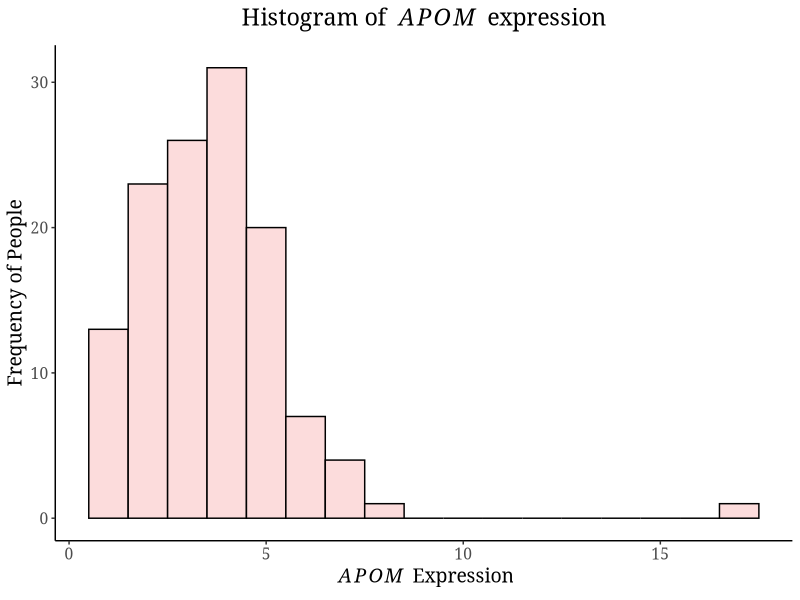
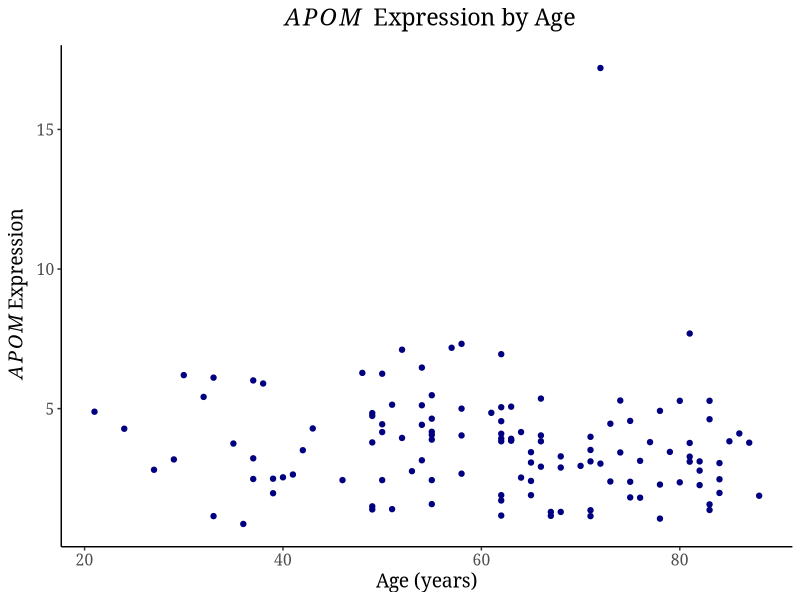
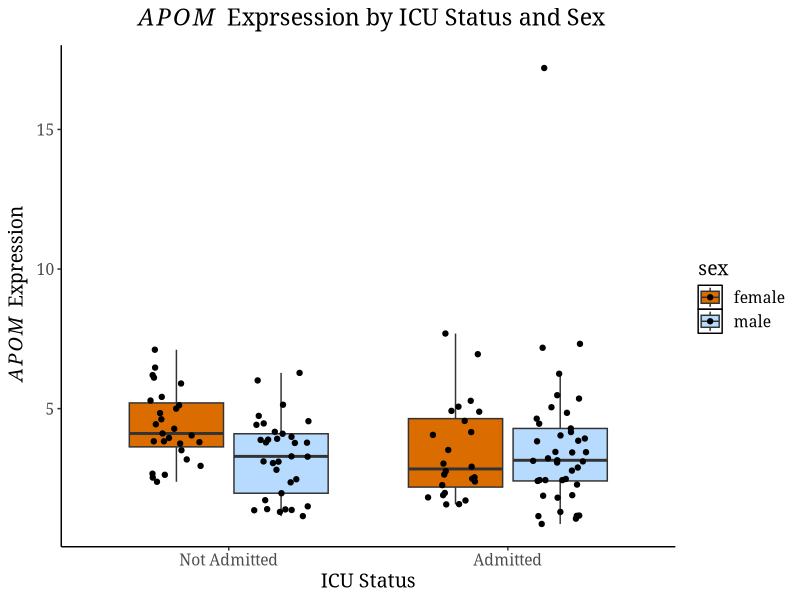
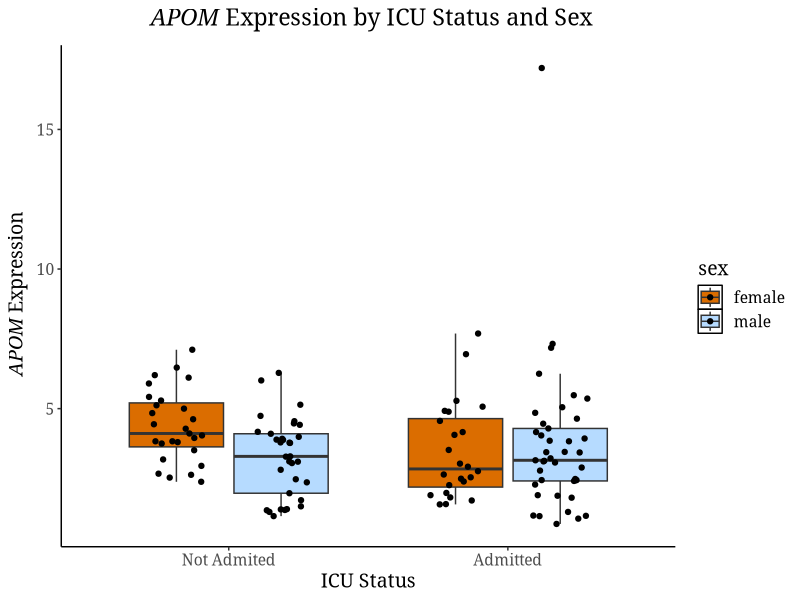
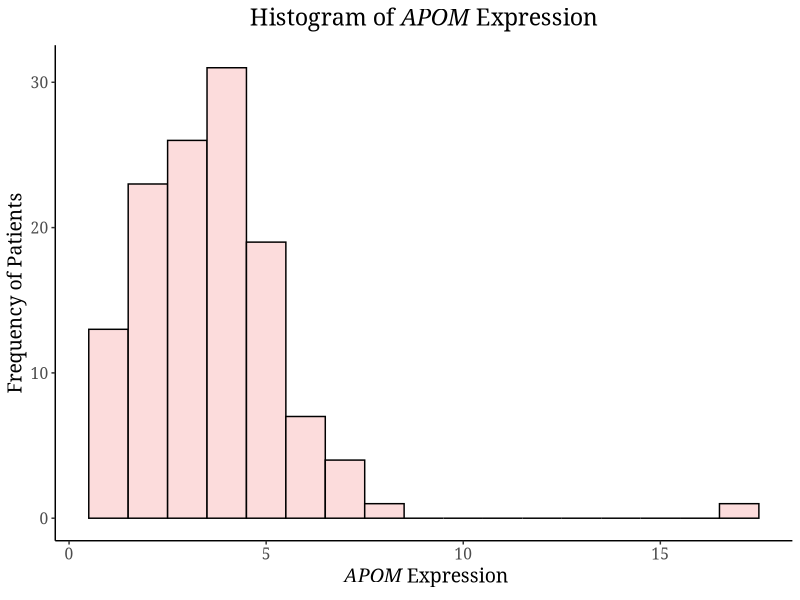
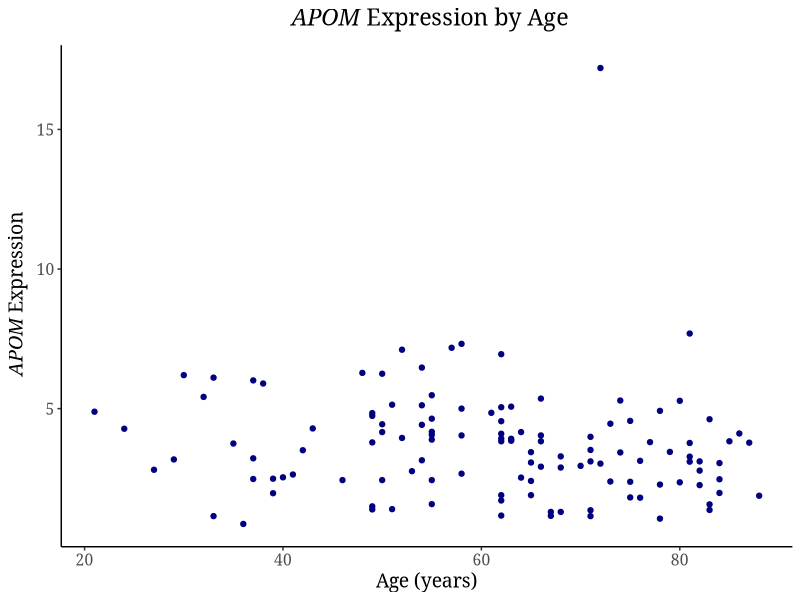
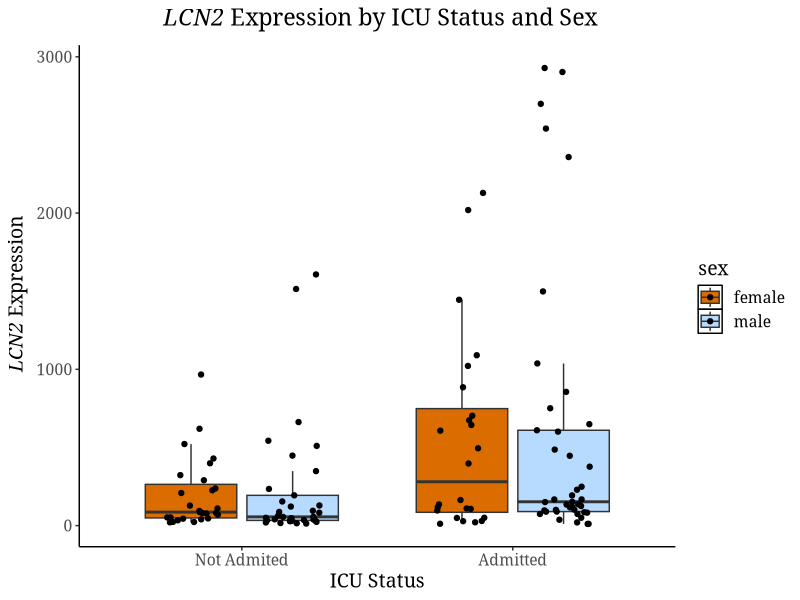
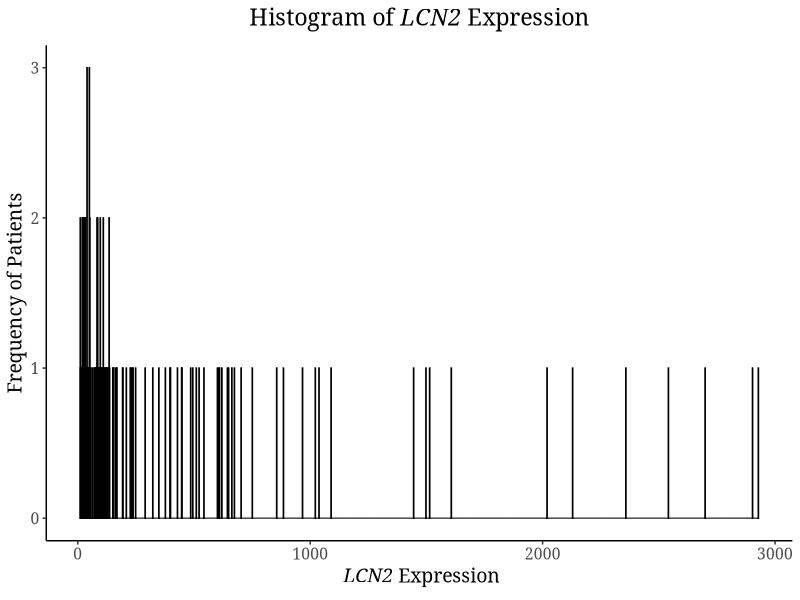

The R source for these figures, in order:
## ---- chunk 1
# set working directory to data folder
setwd("/Users/seamus/QBS_103_Project/QBS_103/QBS_103_Data")

# read in gene expression and metadata files 
gene_expression <- read.csv(file = "QBS103_finalProject_geneExpression.csv", row.names = 1)

meta_data <- read.csv(file = "QBS103_finalProject_metadata.csv", row.names = 1)

# subset APOM_expression data. 
APOM_expression <- gene_expression["APOM",]
# apply transform to make the rows into columns 
APOM_expression <- as.data.frame(t(APOM_expression))
head(APOM_expression)
## ---- chunk 2
# Link metadata to APOM gene expression data
metadata_APOM_expression <- cbind(meta_data, APOM_expression)
head(metadata_APOM_expression)
## ---- chunk 3
library(tidyverse)
myTheme <- theme(
  panel.border = element_blank(), panel.grid.major = element_blank(),
  panel.grid.minor = element_blank(), 
  # define axis
  axis.line = element_line(colour = "black", linewidth = rel(1)),
  # plot background
  plot.background = element_rect(fill = "white"),
  panel.background = element_blank(),
  legend.key = element_rect(fill = 'white'), 
  # Move legend
  legend.position = 'right',
  
  # font
  text = element_text(family = 'Georgia', size = 14 ), 
  
  # center titles
  plot.title = element_text(hjust = 0.5)
)
## ---- chunk 4
# define color pallete for APOM expression histogram
colorPalette<- c('#FCDCDC')

# plot histogram of APOM expression 
ggplot(metadata_APOM_expression, aes(x = APOM)) +
  geom_histogram(binwidth = 1, col = 'black', fill = colorPalette ) +
  ggtitle(expression("Histogram of "~italic(APOM)~ " expression")) +
  labs(x = expression(~italic(APOM)~ " Expression"), y = "Frequency of People") +
  myTheme
## ---- chunk 5
# convert character age to numeric
metadata_APOM_expression$age <- as.numeric(metadata_APOM_expression$age)
head(metadata_APOM_expression)
## ---- chunk 6
# scatter plot for gene expression and age
ggplot(metadata_APOM_expression, aes(x = age, y = APOM)) +
  geom_point(color = "navy") +
  labs(x = "Age (years)", y = expression(~italic(APOM)~ "Expression")) +
  ggtitle(expression(~italic(APOM)~ " Expression by Age")) +
  myTheme
## ---- chunk 7
# convert unknown sex to NA
metadata_APOM_expression$sex <- if_else(metadata_APOM_expression$sex == " unknown", NA, metadata_APOM_expression$sex)

## ---- chunk 8
# clean the data by filtering so sex has no NA
APOM_clean <- metadata_APOM_expression %>% 
      filter(!is.na(sex))
## ---- chunk 9
#define color pallete for box plot
colorPalette2 <- c("#db6d00", "#B6DBFF")

# create box plot of gene expression separated by ICU status and sex
ggplot(APOM_clean, aes(x = icu_status, y = APOM, fill = sex)) + 
  geom_boxplot(outlier.shape = NA) +
  geom_point(position = position_jitterdodge(0.2))+
  #geom_jitter() +
  scale_x_discrete(labels = c("Not Admitted", "Admitted")) +
  labs(x = "ICU Status", y = expression(~italic(APOM)~ " Expression")) +
  scale_fill_manual(values = colorPalette2) +
  ggtitle(expression(~italic(APOM)~ " Exprsession by ICU Status and Sex")) +
  myTheme
## ---- chunk 10
# function to create histogram. 
#Takes in the data frame and a singular gene of interest 
createHistogram <- function(df, gene) {
    # create label pieces 
    gene_label <- c(gene)
    labNames <- c('Histogram of', "Expression")
    
    # create dynamic title 
    my_title <- eval(bquote(expression(.(labNames[1]) ~ italic(.(gene_label[1])) ~ .(labNames[2]))))
  
    #create dynamic x axis label
    my_x <- eval(bquote(expression(~ italic(.(gene_label[1])) ~ .(labNames[2]))))
    #create the histogram
    histogram <-  ggplot(df, aes(x = .data[[gene]])) +
                        geom_histogram(binwidth = 1, col = 'black', fill = colorPalette ) +
                        labs(x = my_x, y = "Frequency of Patients", title = my_title) +
                        myTheme
    # display histogram
    histogram 
}

## ---- chunk 11
# create scatter plot function. 
#Takes in the data frame, gene, continuous variable, x axis variable and the 
#x-axis variable name for title

createScatterplot <- function(df, gene, conVar, xaxis, x_var_label) {
    # create label pieces
    gene_label <- c(gene)
    labNames <- c(x_var_label,'by', "Expression")
    
    # create dynamic title label
    my_title <- eval(bquote(expression(~italic(.(gene_label[1])) ~ .(labNames[3]) ~ .(labNames[2])
                                       ~ .(labNames[1]))))
    
    # create dynamic y axis title 
    my_y <- eval(bquote(expression(~ italic(.(gene_label[1])) ~ .(labNames[3]))))
    
    #create scatter plot
    scatter_plot <- ggplot(df, aes(x = .data[[conVar]], y = .data[[gene]])) +
                  geom_point(color = "navy") +
                  labs(x = xaxis,  y = my_y, title = my_title) +
                  myTheme
  #display scatter plot
  scatter_plot
}
## ---- chunk 12
# create boxplot function, takes in data frame, gene, x-axis categorical variable, categorical  variable for the color
# 2 tick labels (1 parameter each) label for the x axis categorical variable, label for x fill  
createBoxplot <- function(df, gene, xCat, colorCatVar, tick_label_1, tick_label_2, x_catLabel, x_fill_label) {
  # create label pieces
  gene_label <- c(gene)
  labNames <- c("Expression", "by", x_catLabel, "and", x_fill_label)
  
  # create dynamic title label
  my_title <- eval(bquote(expression(~italic(.(gene_label[1])) ~ .(labNames[1]) ~ .(labNames[2])
                                       ~ .(labNames[3]) ~ .(labNames[4]) ~ .(labNames[5]))))
  # create dynamic y axis title 
  y_axis_title <- eval(bquote(expression(~italic(.(gene_label[1])) ~ .(labNames[1]))))
  
  # create boxplot
  myBoxplot <- ggplot(df, aes(x = .data[[xCat]], y = .data[[gene]], fill = .data[[colorCatVar]])) + 
               geom_boxplot(outlier.shape = NA) +
               geom_point(position = position_jitterdodge(0.2))+
               scale_x_discrete(labels = c(tick_label_1, tick_label_2)) +
               labs(x = x_catLabel, y = y_axis_title,
                    title = my_title) +
               scale_fill_manual(values = colorPalette2) +
               myTheme
  #display boxplot
  myBoxplot
}
## ---- chunk 13
# subset multiple genes data. 
gene_subset <- gene_expression[c("APOM", "APOA2","LCN2"),]
# apply transform to make the rows into colmnns 
gene_subset <- as.data.frame(t(gene_subset))
head(gene_subset)
## ---- chunk 14
# Link metadata to gene subset data
metadata_gene_expression <- cbind(meta_data, gene_subset)
head(metadata_gene_expression)

## ---- chunk 15
# convert unknown sex to NA
metadata_gene_expression$sex <- if_else(metadata_gene_expression$sex == " unknown", NA, metadata_gene_expression$sex)

## ---- chunk 16
# convert character age to numeric
metadata_gene_expression$age <- as.numeric(metadata_APOM_expression$age)
head(metadata_gene_expression)
## ---- chunk 17
# clean the data by filtering so sex has no NA
gene_clean <- metadata_gene_expression %>% 
      filter(!is.na(sex))

head(gene_clean)
## ---- chunk 18
# This function makes the plots and takes in a vector of 1 continuous variable
# and a vector of 2 categorical variables

makePlots <- function(df, geneNames, x_Cont, xCat) {
  #the x axis categorical variable in box plot
  x_cat <- xCat[1]
  # the categorical variable indicated by color fill
  cat_col = xCat[2]
  
  # create the plots by calling functions
  myHist <- createHistogram(df, geneNames)
  myScatter <- createScatterplot(df, geneNames, x_Cont, "Age (years)", "Age")
  myBox <- createBoxplot(df, geneNames, x_cat, cat_col, "Not Admited", "Admitted","ICU Status", "Sex")
  
  #store the plots in a list
  plots <- list(myBox, myHist, myScatter)
  
 # display the plots
 plots
}
## ---- chunk 19
# define variables of interest to pass in the make plots function 
categorical <- c("icu_status", "sex")
continous_vars <- c("age")
geneNames <- c("APOM", "LCN2", "APOA2")
## ---- chunk 20

# loop through the gene names and print all of the plots using makePlots function
for(item in 1:length( geneNames)){
  gene_plots <- makePlots(gene_clean, geneNames[item], continous_vars, categorical)
  print(gene_plots)
}

